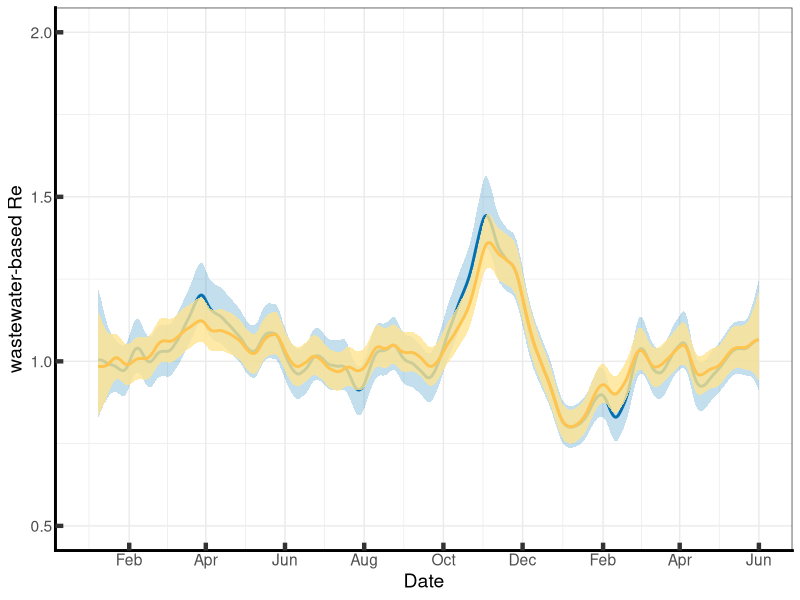
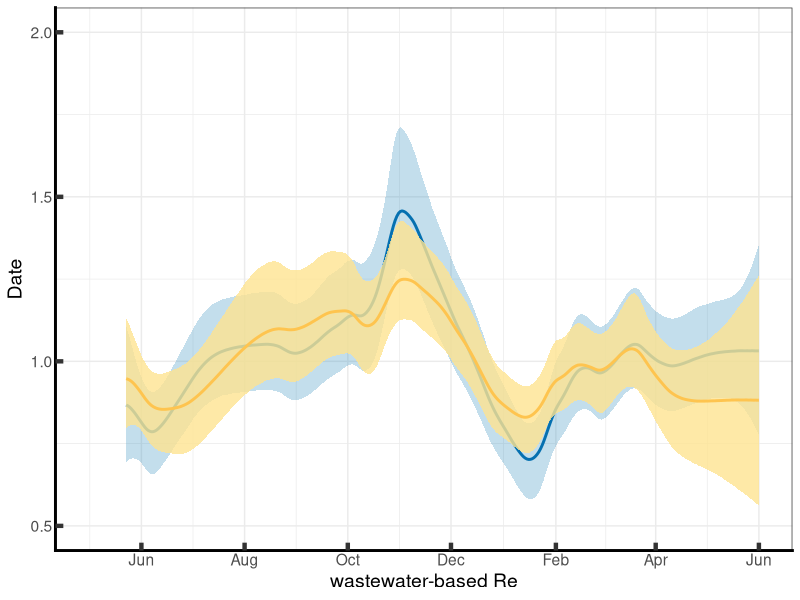
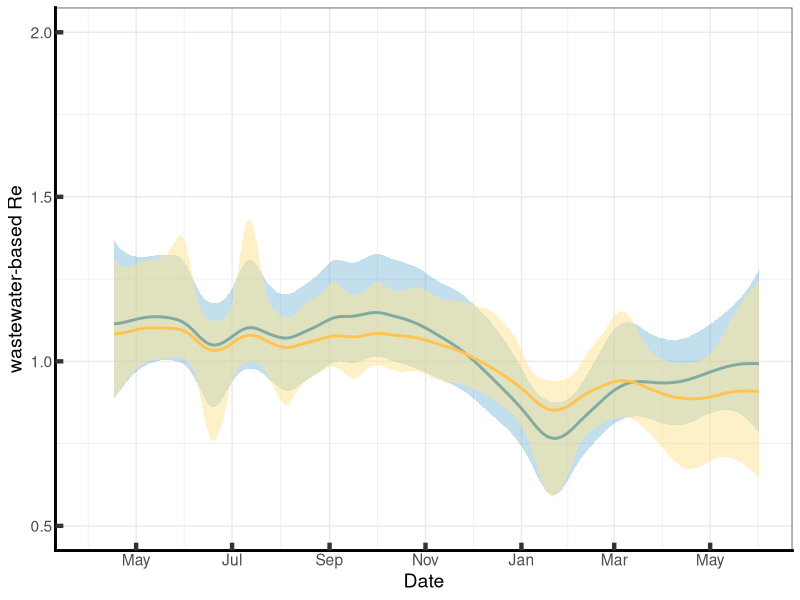

Write the R code that produced these figures, in order.
setwd("C:/WBE_ND")


library(dplyr)
library(tidyr)
library(plyr)
library(ggplot2)


data_IAV_CA <- read.csv("Figure_6_IAV_CA.csv")
data_RSV_CA <- read.csv("Figure_6_RSV_CA.csv")



data <- data_IAV_CA
#FEC44F
plot <- ggplot(data, aes(x = as.Date(date)))
plot <- plot + geom_ribbon(aes(ymin = R_low, ymax = R_upper), fill = "#3690C0", alpha = 0.3)  #substitution
plot <- plot + geom_line(aes(y = R_med), color = "#0570B0", size = 1) 
plot <- plot + geom_ribbon(aes(ymin = T_low, ymax = T_upper), fill = "#FEE391", alpha = 0.8)  #trend model
plot <- plot + geom_line(aes(y = T_med), color = "#FEC44F", size = 1) 
plot <- plot + labs(y = "wastewater-based Re", x = "Date")
plot <- plot + scale_x_date(limits = c(as.Date("2022-01-01"), as.Date("2023-06-01")), date_breaks = "2 months", date_labels = "%b")
plot <- plot + scale_y_continuous(limits = c(0.5, 2.0), breaks = seq(0.5, 2.0, 0.5))
plot <- plot + theme_bw()
plot <- plot + theme(
  axis.line = element_line(linewidth = 1.0, lineend = "square"),
  text = element_text(colour ="black", size = 14),
  legend.position = "none",
  axis.ticks = element_line(linewidth = 1.5),
  axis.ticks.length = unit(-2, "mm"))
plot


#CO
data_IAV_CO <- read.csv("Figure_6_IAV_CO.csv")
data_RSV_CO <- read.csv("Figure_6_RSV_CO.csv")

data_2 <- data_IAV_CO

plot <- ggplot(data_2, aes(x = as.Date(date)))
plot <- plot + geom_ribbon(aes(ymin = R_low, ymax = R_upper), fill = "#3690C0", alpha = 0.3)  #substitution
plot <- plot + geom_line(aes(y = R_med), color = "#0570B0", size = 1) 
plot <- plot + geom_ribbon(aes(ymin = T_low, ymax = T_upper), fill = "#FEE391", alpha = 0.8)  #trend model
plot <- plot + geom_line(aes(y = T_med), color = "#FEC44F", size = 1) 
plot <- plot + labs(x = "wastewater-based Re", y = "Date")
plot <- plot + scale_x_date(limits = c(as.Date("2022-05-01"), as.Date("2023-06-01")), date_breaks = "2 months", date_labels = "%b")
plot <- plot + scale_y_continuous(limits = c(0.5, 2.0), breaks = seq(0.5, 2.0, 0.5))
plot <- plot + theme_bw()
plot <- plot + theme(
  axis.line = element_line(linewidth = 1.0, lineend = "square"),
  text = element_text(colour ="black", size = 14),
  legend.position = "none",
  axis.ticks = element_line(linewidth = 1.5),
  axis.ticks.length = unit(-2, "mm"))
plot

#FL
data_IAV_FL <- read.csv("Figure_6_IAV_FL.csv")
data_RSV_FL <- read.csv("Figure_6_RSV_FL.csv")

data_3 <- data_RSV_FL

plot <- ggplot(data_3, aes(x = as.Date(date)))
plot <- plot + geom_ribbon(aes(ymin = R_low, ymax = R_upper), fill = "#3690C0", alpha = 0.3)  #substitution
plot <- plot + geom_line(aes(y = R_med), color = "#0570B0", size = 1) 
plot <- plot + geom_ribbon(aes(ymin = T_low, ymax = T_upper), fill = "#FEE391", alpha = 0.5)  #trend model
plot <- plot + geom_line(aes(y = T_med), color = "#FEC44F", size = 1) 
plot <- plot + labs(y = "wastewater-based Re", x = "Date")
plot <- plot + scale_x_date(limits = c(as.Date("2022-04-01"), as.Date("2023-06-01")), date_breaks = "2 months", date_labels = "%b")
plot <- plot + scale_y_continuous(limits = c(0.5, 2.0), breaks = seq(0.5, 2.0, 0.5))
plot <- plot + theme_bw()
plot <- plot + theme(
  axis.line = element_line(linewidth = 1.0, lineend = "square"),
  text = element_text(colour ="black", size = 14),
  legend.position = "none",
  axis.ticks = element_line(linewidth = 1.5),
  axis.ticks.length = unit(-2, "mm"))
plot





data_4 <- data_RSV_FL

min(data_4$T_med)
max(data_4$T_med)